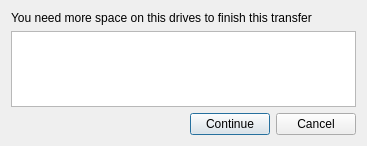
<?xml version="1.0" encoding="UTF-8"?>
<ui version="4.0">
 <class>DiskSpace</class>
 <widget class="QDialog" name="DiskSpace">
  <property name="geometry">
   <rect>
    <x>0</x>
    <y>0</y>
    <width>367</width>
    <height>146</height>
   </rect>
  </property>
  <property name="windowTitle">
   <string>Disk space</string>
  </property>
  <property name="windowIcon">
   <iconset resource="copyEngineResources.qrc">
    <normaloff>:/CopyEngine/Ultracopier/resources/remove.png</normaloff>:/CopyEngine/Ultracopier/resources/remove.png</iconset>
  </property>
  <layout class="QVBoxLayout" name="verticalLayout">
   <item>
    <widget class="QLabel" name="label">
     <property name="text">
      <string>You need more space on this drives to finish this transfer</string>
     </property>
    </widget>
   </item>
   <item>
    <widget class="QTextBrowser" name="drives"/>
   </item>
   <item>
    <layout class="QHBoxLayout" name="horizontalLayout">
     <item>
      <spacer name="horizontalSpacer">
       <property name="orientation">
        <enum>Qt::Horizontal</enum>
       </property>
       <property name="sizeHint" stdset="0">
        <size>
         <width>40</width>
         <height>20</height>
        </size>
       </property>
      </spacer>
     </item>
     <item>
      <widget class="QPushButton" name="ok">
       <property name="text">
        <string>Continue</string>
       </property>
      </widget>
     </item>
     <item>
      <widget class="QPushButton" name="cancel">
       <property name="text">
        <string>Cancel</string>
       </property>
      </widget>
     </item>
    </layout>
   </item>
  </layout>
 </widget>
 <resources>
  <include location="copyEngineResources.qrc"/>
 </resources>
 <connections/>
</ui>
